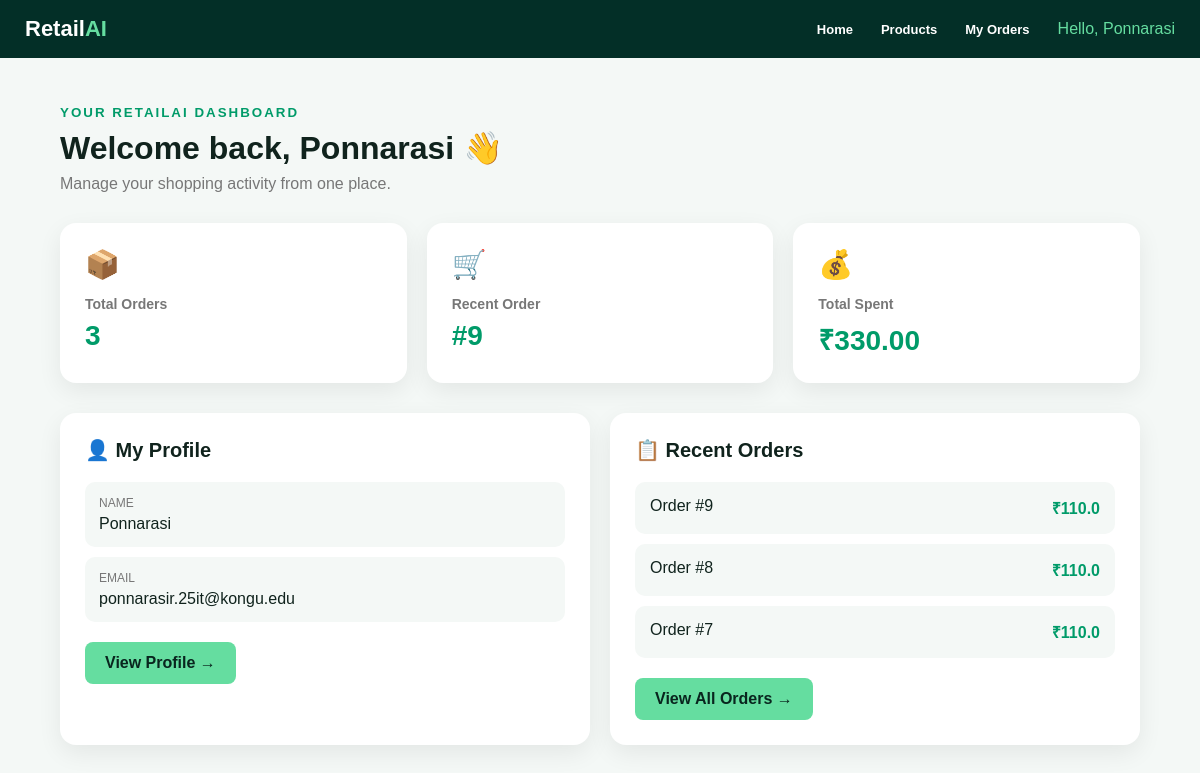
The app's page /dashboard (signed in) with its own data.
### tables this page shows
CREATE TABLE users (
            id INTEGER PRIMARY KEY AUTOINCREMENT,
            name TEXT NOT NULL,
            email TEXT UNIQUE NOT NULL,
            password TEXT NOT NULL
        );

CREATE TABLE orders (
            id INTEGER PRIMARY KEY AUTOINCREMENT,
            user_id INTEGER,
            customer_name TEXT,
            phone TEXT,
            address TEXT,
            payment_method TEXT,
            items TEXT,
            total REAL,
            order_date TEXT
        );

### app.py (the view)
@app.route("/dashboard")
def dashboard():
    if not session.get("user_id"):
        return redirect(
            url_for("login")
        )
    user_id = session.get(
        "user_id"
    )
    conn = get_db()
    user = conn.execute(
        """
        SELECT *
        FROM users
        WHERE id = ?
        """,
        (user_id,)
    ).fetchone()
    order_list = conn.execute(
        """
        SELECT *
        FROM orders
        WHERE user_id = ?
        ORDER BY id DESC
        """,
        (user_id,)
    ).fetchall()
    conn.close()
    total_orders = len(order_list)
    total_spent = sum(
        float(order["total"] or 0)
        for order in order_list
    )
    if order_list:
        recent_order = order_list[0]["id"]
    else:
        recent_order = "—"
    recent_orders = order_list[:5]
    return render_template(
        "dashboard.html",
        user=user,
        orders=recent_orders,
        total_orders=total_orders,
        recent_order=recent_order,
        total_spent=f"{total_spent:.2f}",
        user_name=session.get(
            "user_name"
        )
    )

### app.py (called while the page is built)
def get_db():
    conn = sqlite3.connect("retailai.db")
    conn.row_factory = sqlite3.Row
    return conn

@app.context_processor
def inject_cart_count():
    cart = session.get("cart", [])
    cart_count = sum(
        item.get("quantity", 1)
        for item in cart
    )
    return {
        "cart_count": cart_count
    }

### templates/dashboard.html (shortened to what this page needs)
<!DOCTYPE html>
<html lang="en">
<head>
</head>
<body>
<nav>
    <div class="logo">
        Retail<span>AI</span>
    </div>
    <div class="nav-links">
        <a href="/">Home</a>
        <a href="/products">Products</a>
        <a href="/orders">My Orders</a>
        <span class="username">
            Hello, {{ user.name }}
        </span>
    </div>
</nav>
<div class="container">
    <div class="welcome">
        <small>YOUR RETAILAI DASHBOARD</small>
        <h1>
            Welcome back, {{ user.name }} 👋
        </h1>
        <p>
            Manage your shopping activity from one place.
        </p>
    </div>
    <div class="cards">
        <div class="card">
            <div class="card-icon">📦</div>
            <h3>Total Orders</h3>
            <div class="number">
                {{ total_orders }}
            </div>
        </div>
        <div class="card">
            <div class="card-icon">🛒</div>
            <h3>Recent Order</h3>
            <div class="number">
                #{{ recent_order }}
            </div>
        </div>
        <div class="card">
            <div class="card-icon">💰</div>
            <h3>Total Spent</h3>
            <div class="number">
                ₹{{ total_spent }}
            </div>
        </div>
    </div>
    <div class="sections">
        <div class="box">
            <h2>👤 My Profile</h2>
            <div class="profile-item">
                <span>NAME</span>
                {{ user.name }}
            </div>
            <div class="profile-item">
                <span>EMAIL</span>
                {{ user.email }}
            </div>
            <a href="/profile" class="view-btn">
                View Profile →
            </a>
        </div>
        <div class="box">
            <h2>📋 Recent Orders</h2>
            {% for order in orders %}
            <div class="order">
                <span>
                    Order #{{ order.id }}
                </span>
                <a href="/orders">
                    ₹{{ order.total }}
                </a>
            </div>
            {% endfor %}
            <a href="/orders" class="view-btn">
                View All Orders →
            </a>
        </div>
    </div>
</div>
</body>
</html>

### templates/dashboard.html (style rules this page uses)
* { box-sizing: border-box; margin: 0; padding: 0; font-family: Arial, sans-serif; }
body { background: #f4f8f6; color: #10231d; }
nav { height: 58px; background: #032f27; color: white; display: flex; align-items: center; justify-content: space-between; padding: 0 25px; }
.logo { font-size: 22px; font-weight: bold; }
.logo span { color: #65dda0; }
.nav-links { display: flex; align-items: center; gap: 28px; }
.nav-links a { color: white; text-decoration: none; font-size: 13px; font-weight: bold; }
.username { color: #65dda0; }
.container { width: 90%; max-width: 1100px; margin: 45px auto; }
.welcome { margin-bottom: 30px; }
.welcome small { color: #009b69; letter-spacing: 2px; font-weight: bold; }
.welcome h1 { margin-top: 8px; font-size: 32px; }
.welcome p { margin-top: 8px; color: #777; }
.cards { display: grid; grid-template-columns: repeat(3, 1fr); gap: 20px; margin-bottom: 30px; }
.card { background: white; padding: 25px; border-radius: 16px; box-shadow: 0 8px 25px rgba(0,0,0,0.07); }
.card-icon { font-size: 28px; margin-bottom: 15px; }
.card h3 { color: #777; font-size: 14px; margin-bottom: 8px; }
.card .number { font-size: 28px; font-weight: bold; color: #009b69; }
.sections { display: grid; grid-template-columns: 1fr 1fr; gap: 20px; }
.box { background: white; padding: 25px; border-radius: 16px; box-shadow: 0 8px 25px rgba(0,0,0,0.07); }
.box h2 { margin-bottom: 20px; font-size: 20px; }
.profile-item { background: #f4f8f6; padding: 14px; margin-bottom: 10px; border-radius: 10px; }
.profile-item span { display: block; color: #777; font-size: 12px; margin-bottom: 5px; }
.order { display: flex; justify-content: space-between; background: #f4f8f6; padding: 15px; border-radius: 10px; margin-bottom: 10px; }
.order a { color: #009b69; text-decoration: none; font-weight: bold; }
.view-btn { display: inline-block; margin-top: 10px; background: #65dda0; color: #09251e; padding: 12px 20px; border-radius: 8px; text-decoration: none; font-weight: bold; }

### records on screen
users: name "Ponnarasi", email "ponnarasir.25it@kongu.edu"
orders: id "9", total "110.0"
orders: id "8", total "110.0"
orders: id "7", total "110.0"

### other values on screen
{{ total_orders }} "3"
{{ recent_order }} "9"
{{ total_spent }} "330.00"
